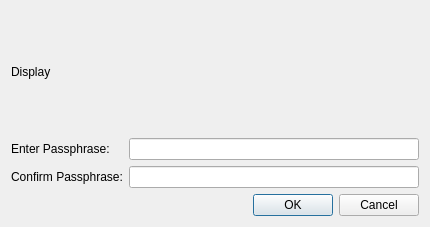
<?xml version="1.0" encoding="UTF-8"?>
<ui version="4.0">
 <class>MTDlgPasswordConfirm</class>
 <widget class="QDialog" name="MTDlgPasswordConfirm">
  <property name="geometry">
   <rect>
    <x>0</x>
    <y>0</y>
    <width>430</width>
    <height>227</height>
   </rect>
  </property>
  <property name="windowTitle">
   <string>Dialog</string>
  </property>
  <layout class="QGridLayout" name="gridLayout">
   <item row="0" column="0" colspan="2">
    <widget class="QLabel" name="labelDisplay">
     <property name="text">
      <string>Display</string>
     </property>
     <property name="wordWrap">
      <bool>true</bool>
     </property>
    </widget>
   </item>
   <item row="1" column="0">
    <widget class="QLabel" name="label">
     <property name="text">
      <string>Enter Passphrase:</string>
     </property>
    </widget>
   </item>
   <item row="1" column="1">
    <widget class="QLineEdit" name="lineEditPassword">
     <property name="echoMode">
      <enum>QLineEdit::Password</enum>
     </property>
    </widget>
   </item>
   <item row="2" column="0">
    <widget class="QLabel" name="label_2">
     <property name="text">
      <string>Confirm Passphrase:</string>
     </property>
    </widget>
   </item>
   <item row="2" column="1">
    <widget class="QLineEdit" name="lineEditConfirm">
     <property name="text">
      <string/>
     </property>
     <property name="echoMode">
      <enum>QLineEdit::Password</enum>
     </property>
    </widget>
   </item>
   <item row="3" column="0" colspan="2">
    <widget class="QDialogButtonBox" name="buttonBox">
     <property name="orientation">
      <enum>Qt::Horizontal</enum>
     </property>
     <property name="standardButtons">
      <set>QDialogButtonBox::Cancel|QDialogButtonBox::Ok</set>
     </property>
    </widget>
   </item>
  </layout>
 </widget>
 <resources/>
 <connections>
  <connection>
   <sender>buttonBox</sender>
   <signal>accepted()</signal>
   <receiver>MTDlgPasswordConfirm</receiver>
   <slot>accept()</slot>
   <hints>
    <hint type="sourcelabel">
     <x>248</x>
     <y>254</y>
    </hint>
    <hint type="destinationlabel">
     <x>157</x>
     <y>274</y>
    </hint>
   </hints>
  </connection>
  <connection>
   <sender>buttonBox</sender>
   <signal>rejected()</signal>
   <receiver>MTDlgPasswordConfirm</receiver>
   <slot>reject()</slot>
   <hints>
    <hint type="sourcelabel">
     <x>316</x>
     <y>260</y>
    </hint>
    <hint type="destinationlabel">
     <x>286</x>
     <y>274</y>
    </hint>
   </hints>
  </connection>
 </connections>
</ui>
